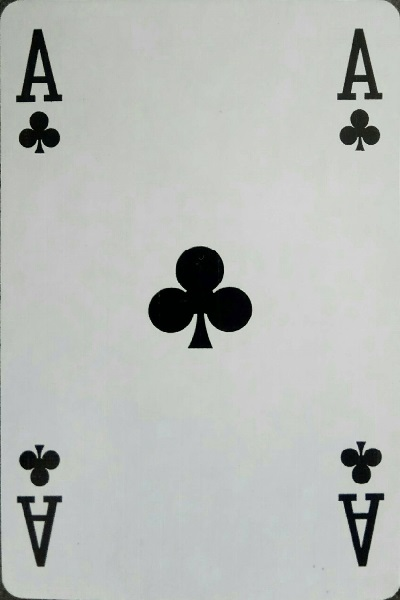
#> input picture src/main/python/cardProfile_Ace_Clubs.jpg, 400 x 600 px
$ python -i ImageProcessor.py   (imports and definitions only)
#> lines starting #> are read from the running program, lines starting #| are printed output that depends on the picture; after the words box and inside, x2 and y2 are one past the last pixel; in counts of white or black regions, pixels touching at a corner belong together
#> further down, picture is the input picture: shape (600, 400, 3); mean B, G, R 184, 187.1, 183.9
import cv2
import numpy as np

class ImageProcessor:

    def __init__(self):
        self.variable = 12

    def getThreshImage(self, image):
        image = cv2.GaussianBlur(image, (11, 11), 0)
        hsv = cv2.cvtColor(image, cv2.COLOR_BGR2HSV)

        # define range of blue color in HSV
        lower_blue = np.array([30, 80, 60])
        upper_blue = np.array([112, 230, 230])
        # Threshold the HSV image to get only blue colors
        mask = cv2.inRange(hsv, lower_blue, upper_blue)
        return mask


    def getThreshImageOld(self,image):
        # color conversion, because different types of images are needed for operations not to crash
        image = cv2.cvtColor(image, cv2.COLOR_BGRA2BGR)
        img = cv2.cvtColor(image, cv2.COLOR_BGRA2GRAY)

        # equalising is spreading out the amount of pixel values to be more evenly spread,
        thr = cv2.equalizeHist(img)
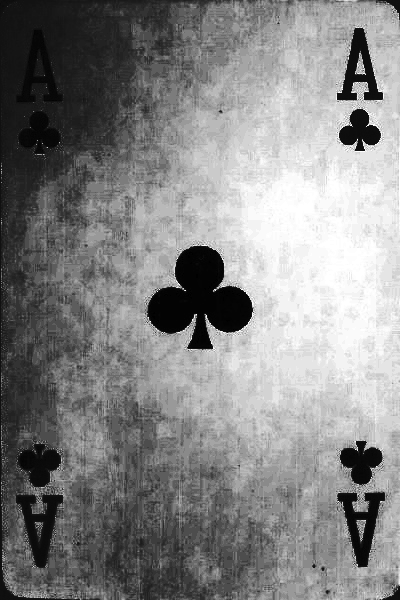
#> thr: shape (600, 400); min 0, max 255, mean 132.4
        _,thr = cv2.threshold(thr, 220, 255, cv2.THRESH_BINARY)
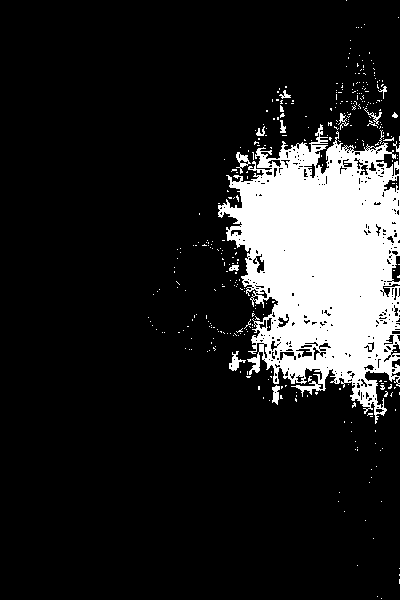
#> thr: shape (600, 400); 14.3% white; 353 white regions (338 under 20 px), largest, box (x1, y1, x2, y2) and area: (218, 124, 400, 424) 32569, (229, 351, 246, 371) 138, (236, 152, 251, 174) 126

        # color conversion, because different types of images are needed for operations not to crash
        # adaptive threshold is thresholding not from the overall image but smaller parts.
        thr = cv2.cvtColor(thr, cv2.COLOR_GRAY2BGR)
        img = cv2.adaptiveThreshold(img, 255, cv2.ADAPTIVE_THRESH_GAUSSIAN_C, cv2.THRESH_BINARY, 115, 2)
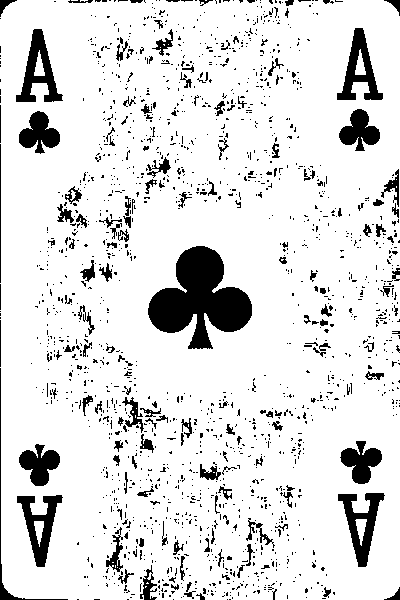
#> img: shape (600, 400); 87.8% white; 1645 black regions (1490 under 20 px), largest, box (x1, y1, x2, y2) and area: (148, 246, 252, 349) 5877, (16, 29, 63, 102) 1394, (338, 493, 385, 567) 1379
        img = cv2.cvtColor(img, cv2.COLOR_GRAY2BGR)

        # creating a Mask
        masked = cv2.bitwise_and(thr, img)
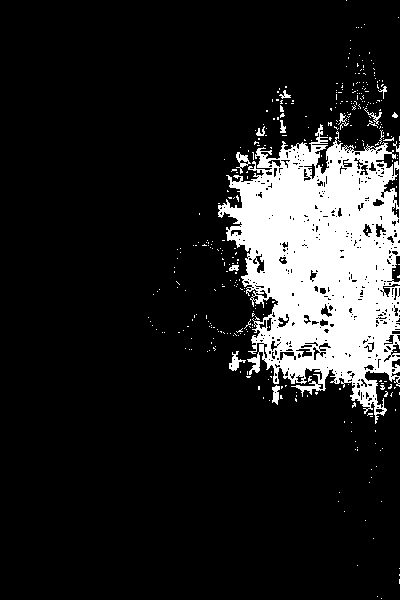
#> masked: shape (600, 400, 3); 13.9% white; 357 white regions (342 under 20 px), largest, box (x1, y1, x2, y2) and area: (218, 124, 400, 424) 31672, (229, 351, 246, 371) 138, (236, 152, 251, 174) 126
        masked = cv2.bitwise_and(image, masked)
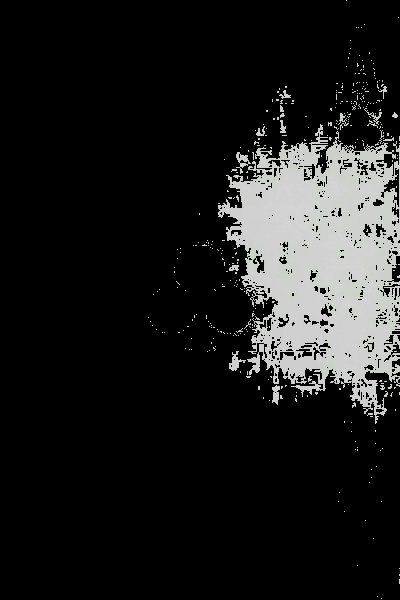
#> masked: shape (600, 400, 3); mean B, G, R 28.6, 29, 28.8
        masked =  cv2.cvtColor(masked, cv2.COLOR_BGRA2GRAY)
#> masked: shape (600, 400)

        return masked

>>> import cv2
>>> picture = cv2.imread('cardProfile_Ace_Clubs.jpg')
>>> result = ImageProcessor().getThreshImageOld(picture)

$ run again, on src/main/python/cardProfile_Ace_Hearts.jpg
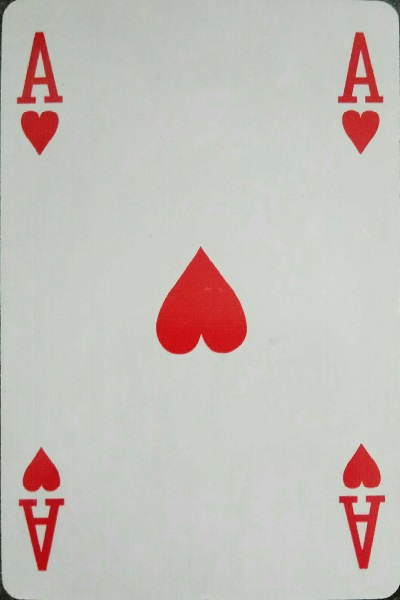
#> input picture src/main/python/cardProfile_Ace_Hearts.jpg, 400 x 600 px
#> picture is the input picture: shape (600, 400, 3); mean B, G, R 185.3, 190.2, 197.4
#> in getThreshImageOld, `_,thr = cv2.threshold(thr, 220, 255, cv2.THRESH_BINARY)`:
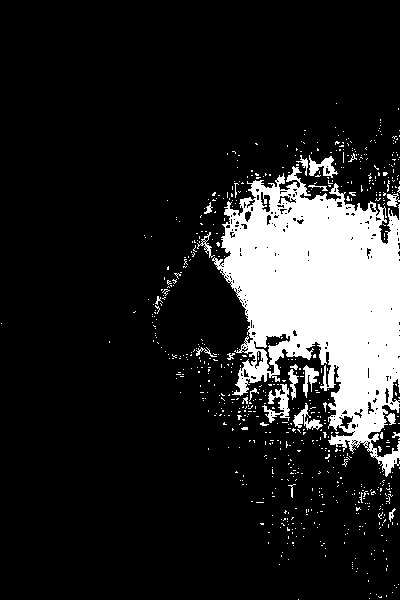
#> thr: shape (600, 400); 14.8% white; 686 white regions (661 under 20 px), largest, box (x1, y1, x2, y2) and area: (212, 166, 400, 477) 31423, (262, 384, 290, 423) 439, (309, 155, 338, 178) 312
#> in getThreshImageOld, `masked = cv2.bitwise_and(image, masked)`:
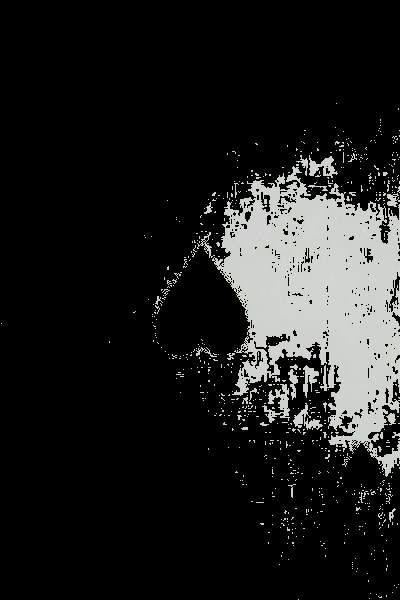
#> masked: shape (600, 400, 3); mean B, G, R 29.7, 30.4, 30.1

$ run again, on src/main/python/cardProfile_Ace_Spades.jpg
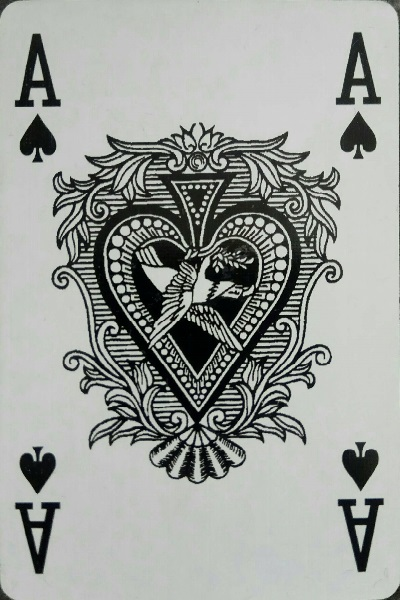
#> input picture src/main/python/cardProfile_Ace_Spades.jpg, 400 x 600 px
#> picture is the input picture: shape (600, 400, 3); mean B, G, R 156.9, 161, 157.7
#> in getThreshImageOld, `_,thr = cv2.threshold(thr, 220, 255, cv2.THRESH_BINARY)`:
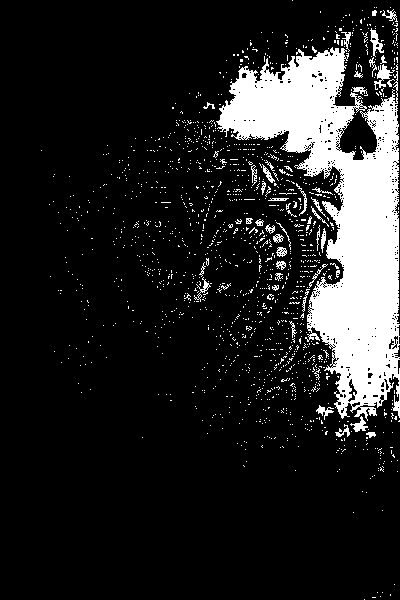
#> thr: shape (600, 400); 14% white; 1430 white regions (1383 under 20 px), largest, box (x1, y1, x2, y2) and area: (216, 47, 400, 421) 28071, (374, 64, 395, 90) 199, (370, 28, 384, 57) 163
#> in getThreshImageOld, `masked = cv2.bitwise_and(image, masked)`:
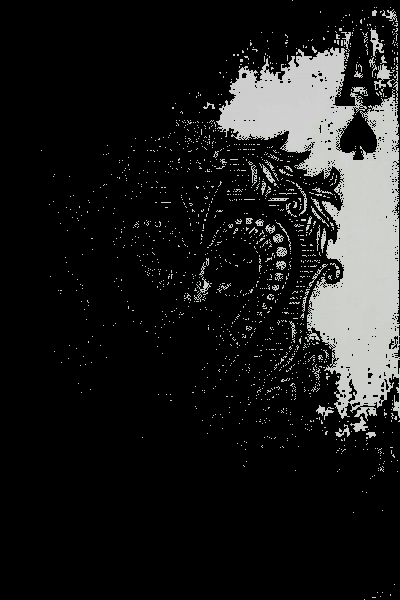
#> masked: shape (600, 400, 3); mean B, G, R 28.6, 29.2, 28.9
